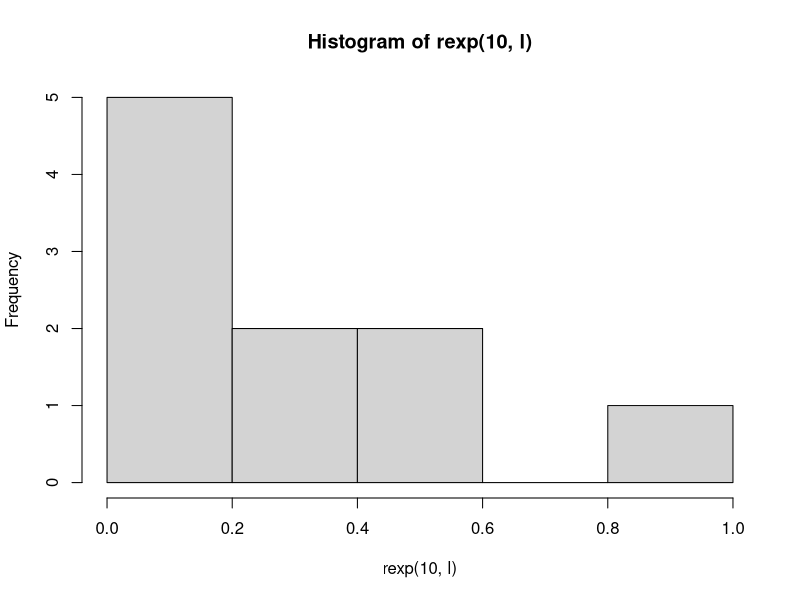
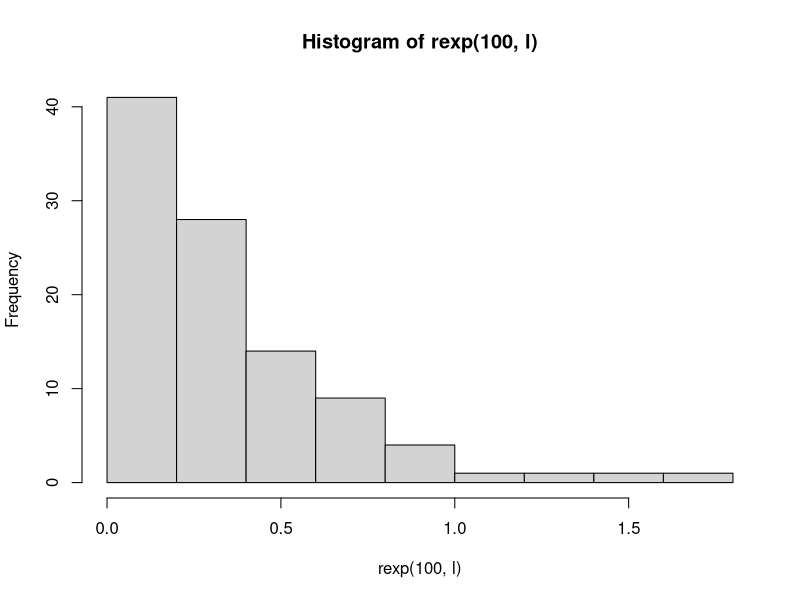
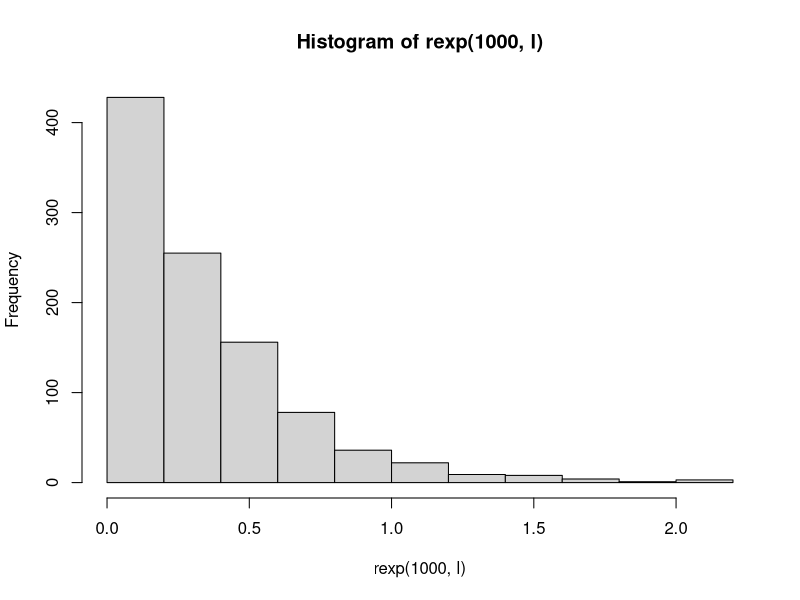
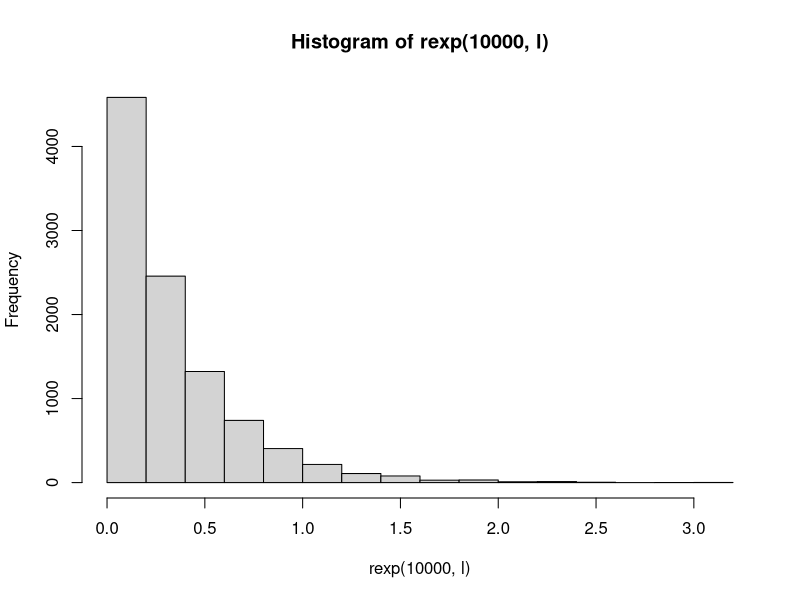

R code for these plots, in order:
# Fadel Pramaputra Maulana / 5025201260 / Probstat C

# No 5 (Distribusi Exponensial)
set.seed(1)
# a
r = rexp(1, l <- 3)
lima.a= dexp(r, l)

# b
hist(rexp(10, l))
hist(rexp(100, l))
hist(rexp(1000, l))
hist(rexp(10000, l))

# c
lima.c.rataan <- 1/l
lima.c.variansi <- 1/(l^2)
